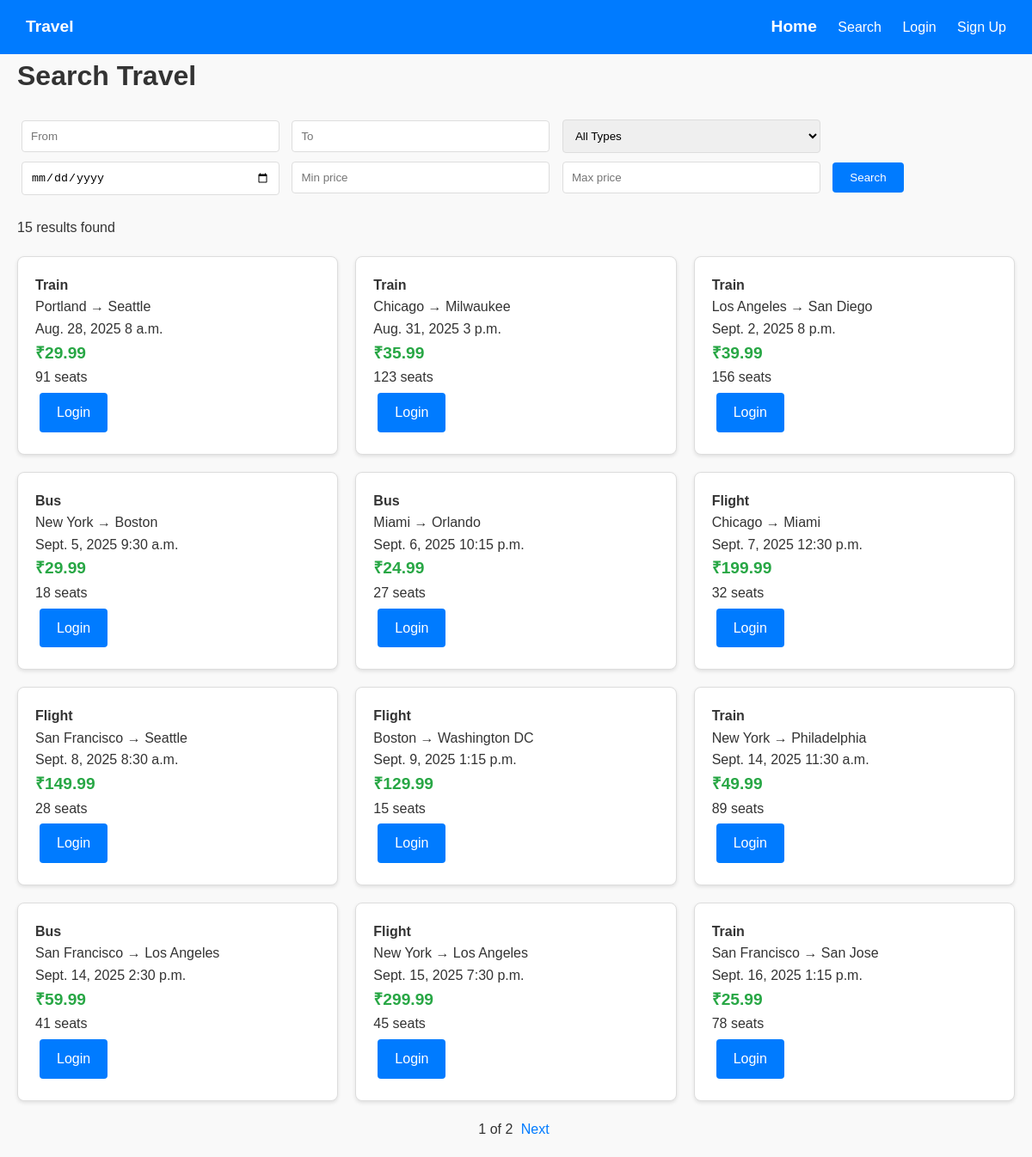
Screenshot of /travel-options/ with the database file from the repository.
### booking/models.py (models this page shows, shortened)
class TravelOption(models.Model):
    TRAVEL_TYPES = [
        ('flight', 'Flight'),
        ('train', 'Train'),
        ('bus', 'Bus'),
    ]
    travel_id = models.CharField(max_length=20, unique=True)
    type = models.CharField(max_length=10, choices=TRAVEL_TYPES)
    source = models.CharField(max_length=100)
    destination = models.CharField(max_length=100)
    departure_date = models.DateField()
    departure_time = models.TimeField()
    arrival_date = models.DateField()
    arrival_time = models.TimeField()
    price = models.DecimalField(
        max_digits=10,
        decimal_places=2,
        validators=[MinValueValidator(0.01)]
    )
    available_seats = models.PositiveIntegerField(
        validators=[MinValueValidator(0)]
    )
    total_seats = models.PositiveIntegerField(
        validators=[MinValueValidator(1), MaxValueValidator(500)]
    )
    created_at = models.DateTimeField(auto_now_add=True)
    updated_at = models.DateTimeField(auto_now=True)
    class Meta:
        ordering = ['departure_date', 'departure_time']
    @property
    def date(self):
        return self.departure_date
    @property
    def time(self):
        return self.departure_time

### booking/views.py (the view)
# urls.py: path('travel-options/', views.travel_options_view, name='travel_options'),
def travel_options_view(request):
    form = TravelSearchForm(request.GET)
    travel_options = TravelOption.objects.filter(
        departure_date__gte=timezone.now().date(),
        available_seats__gt=0
    )
    if form.is_valid():
        if form.cleaned_data.get('source'):
            travel_options = travel_options.filter(source__icontains=form.cleaned_data['source'])
        if form.cleaned_data.get('destination'):
            travel_options = travel_options.filter(destination__icontains=form.cleaned_data['destination'])
        if form.cleaned_data.get('travel_type'):
            travel_options = travel_options.filter(type=form.cleaned_data['travel_type'])
        if form.cleaned_data.get('date'):
            travel_options = travel_options.filter(departure_date=form.cleaned_data['date'])
        if form.cleaned_data.get('min_price'):
            travel_options = travel_options.filter(price__gte=form.cleaned_data['min_price'])
        if form.cleaned_data.get('max_price'):
            travel_options = travel_options.filter(price__lte=form.cleaned_data['max_price'])
    paginator = Paginator(travel_options, 12)
    page_obj = paginator.get_page(request.GET.get('page'))
    return render(request, 'booking/travel_options.html', {
        'form': form,
        'page_obj': page_obj,
        'total_results': travel_options.count(),
    })

### booking/forms.py (called while the page is built)
    def clean_date(self):
        date = self.cleaned_data.get('date')
        if date and date < timezone.now().date():
            raise ValidationError("Date cannot be in the past.")
        return date

    def clean(self):
        cleaned_data = super().clean()
        source = cleaned_data.get('source')
        destination = cleaned_data.get('destination')
        min_price = cleaned_data.get('min_price')
        max_price = cleaned_data.get('max_price')
        if source and destination and source.lower() == destination.lower():
            raise ValidationError("Source and destination cannot be the same.")
        if min_price and max_price and min_price > max_price:
            raise ValidationError("Min price cannot be greater than max price.")
        return cleaned_data

### templates/booking/travel_options.html (shortened to what this page needs)
{% extends 'base.html' %}
{% block content %}
<h1>Search Travel</h1>
<form method="get">
    <input type="text" name="source" placeholder="From" value="{{ form.source.value|default:'' }}">
    <input type="text" name="destination" placeholder="To" value="{{ form.destination.value|default:'' }}">
    <select name="travel_type">
        <option value="">All Types</option>
    </select>
    <input type="date" name="date" value="{{ form.date.value|default:'' }}">
    <input type="number" name="min_price" placeholder="Min price" value="{{ form.min_price.value|default:'' }}">
    <input type="number" name="max_price" placeholder="Max price" value="{{ form.max_price.value|default:'' }}">
    <button type="submit" class="btn">Search</button>
</form>
{% if page_obj %}
<p>{{ total_results }} results found</p>
<div class="grid">
    {% for option in page_obj %}
    <div class="card">
        <h4>{{ option.get_type_display }}</h4>
        <p>{{ option.source }} → {{ option.destination }}</p>
        <p>{{ option.date }} {{ option.time }}</p>
        <p class="price">₹{{ option.price }}</p>
        <p>{{ option.available_seats }} seats</p>
        {% if user.is_authenticated %}
        <a href="{% url 'book_travel' option.travel_id %}" class="btn">Book</a>
        {% else %}
        <a href="{% url 'login' %}" class="btn">Login</a>
        {% endif %}
    </div>
    {% endfor %}
</div>
{% if page_obj.has_other_pages %}
<div class="pagination">
    {{ page_obj.number }} of {{ page_obj.paginator.num_pages }}
    {% if page_obj.has_next %}
    <a href="?page={{ page_obj.next_page_number }}">Next</a>
    {% endif %}
</div>
{% endif %}
{% endif %}
{% endblock %}

### static/css/style.css (style rules this page uses)
* { margin: 0; padding: 0; box-sizing: border-box; }
body { font-family: Arial, sans-serif; line-height: 1.6; color: #333; background: #f9f9f9; }
h1, h2, h3 { margin-bottom: 1rem; }
.btn { background: #007bff; color: white; padding: 10px 20px; text-decoration: none; border: none; border-radius: 4px; cursor: pointer; display: inline-block; margin: 5px; }
.grid { display: grid; grid-template-columns: repeat(auto-fill, minmax(300px, 1fr)); gap: 20px; margin: 20px 0; }
.card { background: white; border: 1px solid #ddd; border-radius: 8px; padding: 20px; box-shadow: 0 2px 4px rgba(0,0,0,0.1); }
.price { font-size: 1.2em; font-weight: bold; color: #28a745; }
form { margin: 20px 0; }
input, select, textarea, button { padding: 10px; margin: 5px; border: 1px solid #ddd; border-radius: 4px; width: 100%; max-width: 300px; }
button { width: auto; background: #007bff; color: white; cursor: pointer; }
.pagination { text-align: center; margin: 20px 0; }
.pagination a { margin: 0 5px; color: #007bff; text-decoration: none; }

### rows the page displays
TravelOption: type "Train", source "Portland", destination "Seattle", date "Aug. 28, 2025", time "8 a.m.", price "29.99", available_seats "91"
TravelOption: type "Train", source "Chicago", destination "Milwaukee", date "Aug. 31, 2025", time "3 p.m.", price "35.99", available_seats "123"
TravelOption: type "Train", source "Los Angeles", destination "San Diego", date "Sept. 2, 2025", time "8 p.m.", price "39.99", available_seats "156"
TravelOption: type "Bus", source "New York", destination "Boston", date "Sept. 5, 2025", time "9:30 a.m.", price "29.99", available_seats "18"
TravelOption: type "Bus", source "Miami", destination "Orlando", date "Sept. 6, 2025", time "10:15 p.m.", price "24.99", available_seats "27"
TravelOption: type "Flight", source "Chicago", destination "Miami", date "Sept. 7, 2025", time "12:30 p.m.", price "199.99", available_seats "32"
TravelOption: type "Flight", source "San Francisco", destination "Seattle", date "Sept. 8, 2025", time "8:30 a.m.", price "149.99", available_seats "28"
TravelOption: type "Flight", source "Boston", destination "Washington DC", date "Sept. 9, 2025", time "1:15 p.m.", price "129.99", available_seats "15"
TravelOption: type "Train", source "New York", destination "Philadelphia", date "Sept. 14, 2025", time "11:30 a.m.", price "49.99", available_seats "89"
TravelOption: type "Bus", source "San Francisco", destination "Los Angeles", date "Sept. 14, 2025", time "2:30 p.m.", price "59.99", available_seats "41"
TravelOption: type "Flight", source "New York", destination "Los Angeles", date "Sept. 15, 2025", time "7:30 p.m.", price "299.99", available_seats "45"
TravelOption: type "Train", source "San Francisco", destination "San Jose", date "Sept. 16, 2025", time "1:15 p.m.", price "25.99", available_seats "78"

### other values shown
{{ total_results }} "15"
{{ page_obj.number }} "1"
{{ page_obj.paginator.num_pages }} "2"
